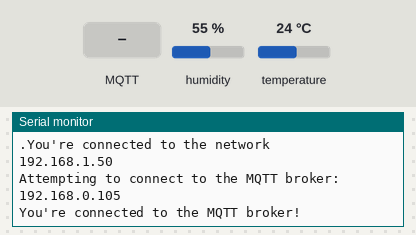
Recording of a sketch running on a simulated ESP32. Parts: the last lines printed to the serial monitor. The inputs (shaded band) are chosen by the test bench; at power-on: humidity 55 %, temperature 24 °C. WiFi joins after 1.5 s; servers stay silent unless stated; no MQTT or app messages arrive unless stated.

Above: at 3.2 s.
3.3 s: MQTT message "0" arrives on the first subscribed topic
At 4.5 s:
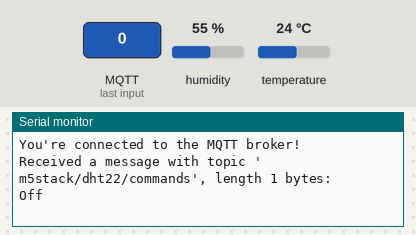
4.8 s: MQTT message "1" arrives on the first subscribed topic
At 6.2 s:
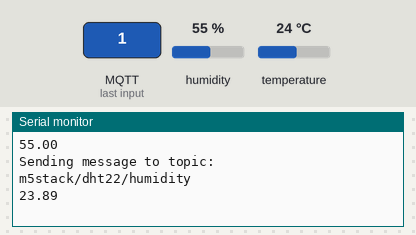
6.5 s: MQTT message "2" arrives on the first subscribed topic
At 7.0 s:
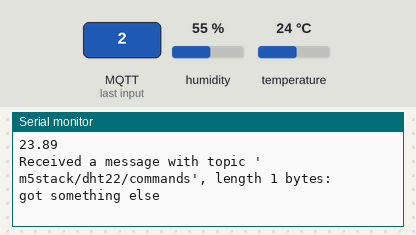
8.0 s: humidity set to 22 %
9.5 s: temperature set to 12 °C
At 10.8 s:
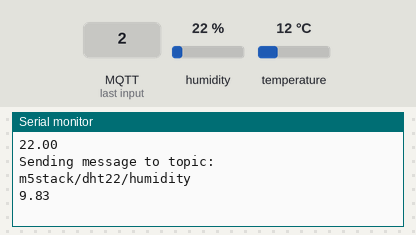
11.0 s: humidity set to 40 %
Timing chart, 0 to 13.5 s (numbered marks = the images above; inputs shaded):
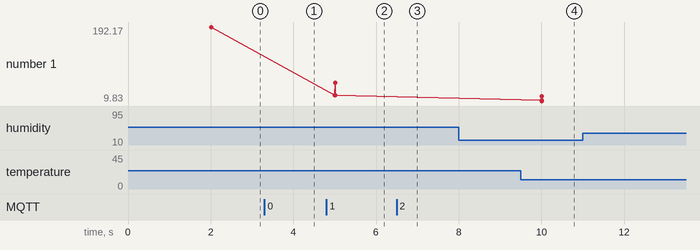

Measured:
- after the input at 3.3 s, the serial monitor: prints a new line at once (image 1)
- after the input at 4.8 s, the serial monitor: prints a new line at once (image 2)
- after the input at 6.5 s, the serial monitor: prints a new line at once (image 3)
- after the input at 9.5 s, the serial monitor: prints a new line after 0.51 s (image 4)
- plotted number 1: 192.17 → 23.89 after the input at 4.8 s, 23.89 → 9.83 after the input at 9.5 s

The sketch:

DHT_WIFI_RASPBERRY.ino
```cpp
#include <ArduinoMqttClient.h>
#include <WiFi.h>
#include <M5Stack.h>
#include "DHT.h"

#define DHTPIN 5
#define DHTTYPE DHT22
DHT dht(DHTPIN, DHTTYPE);

const char* ssid     = "jarvis";
const char* password = "arka@subarna";

WiFiClient wifiClient;
MqttClient mqttClient(wifiClient);

const char broker[] = "192.168.0.105";
int        port     = 1883;
const char topic[]  = "m5stack/dht22/temp";
const char topic2[]  = "m5stack/dht22/humidity";
const char topic3[]  = "m5stack/dht22/heatindex";
const char topic4[]  ="m5stack/dht22/commands";

//set interval for sending messages (milliseconds)
const long interval = 5000;
unsigned long previousMillis = 0;

int count = 0;

int command=0;

void setup() {
  //Initialize serial and wait for port to open:
  Serial.begin(115200);
  delay(10);

  // attempt to connect to Wifi network:
  Serial.print("Attempting to connect to WPA SSID: ");
  Serial.println(ssid);
  WiFi.begin(ssid, password);
  while (WiFi.status() != WL_CONNECTED) {
    // failed, retry
    Serial.print(".");
    delay(2000);
  }

  Serial.println("You're connected to the network");
  Serial.println(WiFi.localIP());
  Serial.println();

  Serial.print("Attempting to connect to the MQTT broker: ");
  Serial.println(broker);

  if (!mqttClient.connect(broker, port)) {
    Serial.print("MQTT connection failed! Error code = ");
    Serial.println(mqttClient.connectError());

    while (1);
  }

  Serial.println("You're connected to the MQTT broker!");
  Serial.println();
  mqttClient.onMessage(onMqttMessage);
  mqttClient.subscribe(topic4);
  dht.begin();
}

void loop() {
  // call poll() regularly to allow the library to send MQTT keep alive which
  // avoids being disconnected by the broker
  mqttClient.poll();

  unsigned long currentMillis = millis();

  if (currentMillis - previousMillis >= interval && command==0) {
    // save the last time a message was sent
    previousMillis = currentMillis;

    float h = dht.readHumidity();
    // Read temperature as Celsius (the default)
    float t = dht.readTemperature();
    float hic = dht.computeHeatIndex(t, h, false);

    Serial.print("Sending message to topic: ");
    Serial.println(topic);
    Serial.println(t);

    Serial.print("Sending message to topic: ");
    Serial.println(topic2);
    Serial.println(h);

    Serial.print("Sending message to topic: ");
    Serial.println(topic2);
    Serial.println(hic);

    // send message, the Print interface can be used to set the message contents
    mqttClient.beginMessage(topic);
    mqttClient.print(t);
    mqttClient.endMessage();

    mqttClient.beginMessage(topic2);
    mqttClient.print(h);
    mqttClient.endMessage();

    mqttClient.beginMessage(topic3);
    mqttClient.print(hic);
    mqttClient.endMessage();

    Serial.println();
  }
}

void onMqttMessage(int messageSize) {
  // we received a message, print out the topic and contents
  Serial.println("Received a message with topic '");
  Serial.print(mqttClient.messageTopic());
  Serial.print("', length ");
  Serial.print(messageSize);
  Serial.println(" bytes:");

    char inChar;

  // use the Stream interface to print the contents
  while (mqttClient.available()) {
    inChar = (char)mqttClient.read();  //get next character
    switch (inChar)
    {
      case '0': //if it is a 0
        Serial.println("Off");
        command=1;
        break;
      case '1': //if it is a 1
        Serial.println("On");
        command=0;
        break;
      default:  //otherwise
        Serial.println("got something else");
    }
  }
  Serial.println();
  Serial.println();
}
```
